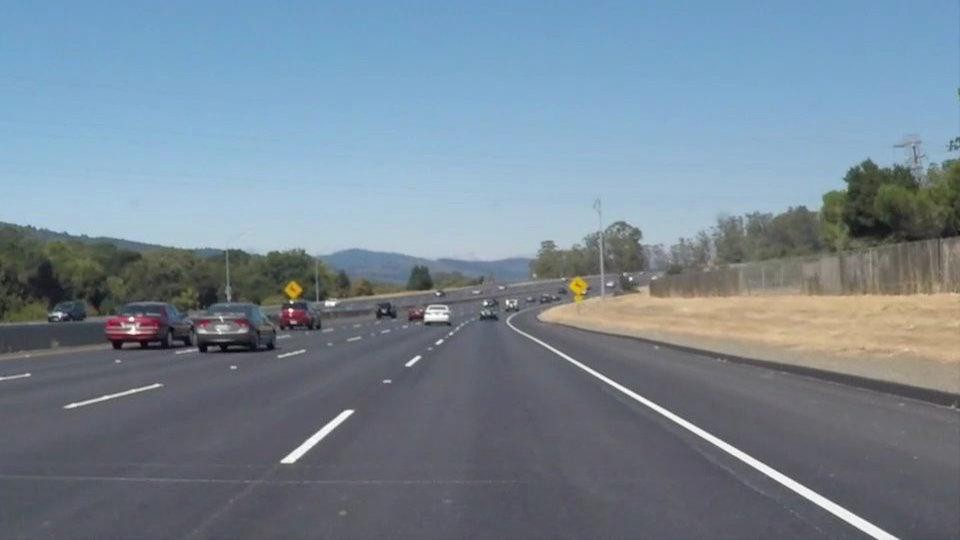
#> input picture image.jpeg, 960 x 540 px
$ jupyter execute LaneDetection.ipynb   (shell and % lines are left out)
#> lines starting #> are read from the running program, lines starting #| are printed output that depends on the picture; after the words box and inside, x2 and y2 are one past the last pixel; in counts of white or black regions, pixels touching at a corner belong together
[cell 1]
import matplotlib.pyplot as plt
import matplotlib.image as mpimg
import cv2

img = mpimg.imread('image.jpeg')
#> img is the input picture: shape (540, 960, 3); mean R, G, B 118.6, 134.5, 148.3
plt.figure(figsize=(10,8))
print("This image is:", type(img), 'with dimensions:', img.shape)
#| This image is: <class 'numpy.ndarray'> with dimensions: (540, 960, 3)
plt.imshow(img)
plt.show()

[cell 2]
def grayscale(img):
    return cv2.cvtColor(img, cv2.COLOR_RGB2GRAY)
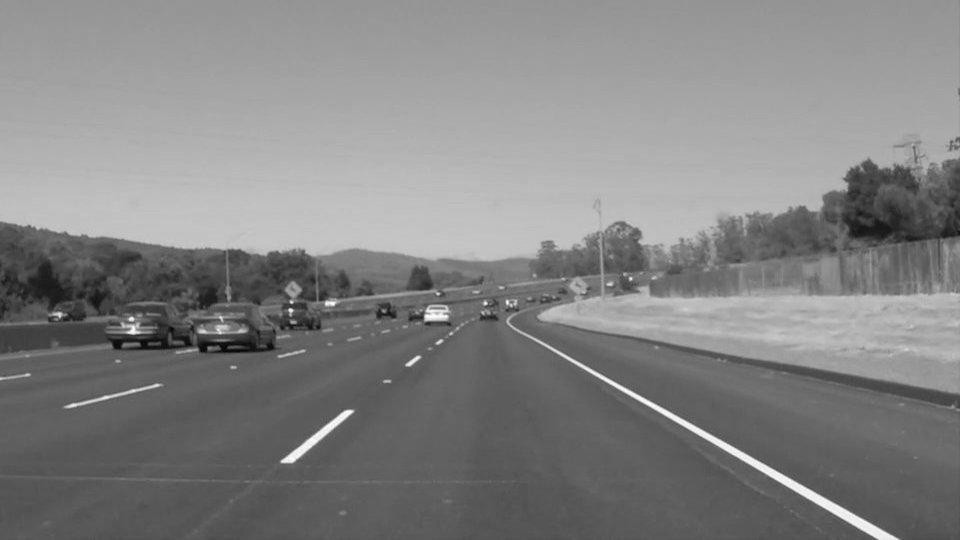
#> returned value: shape (540, 960); min 1, max 255, mean 131.3
gray = grayscale(img)
plt.figure(figsize=(10,8))
plt.imshow(gray, cmap='gray')
plt.show()

[cell 3]
def gaussian_blur(img, kernel_size):
#> called with kernel_size = 7
    return cv2.GaussianBlur(img, (kernel_size, kernel_size),0)
#how blurry we want
kernel_size = 7
blur_gray = gaussian_blur(gray, kernel_size)

plt.figure(figsize=(10,8))
plt.imshow(blur_gray, cmap='gray')
plt.show()

[cell 4]
def canny(img, low_threshold, high_threshold):
#> called with low_threshold = 50, high_threshold = 200
    return cv2.Canny(img, low_threshold, high_threshold)
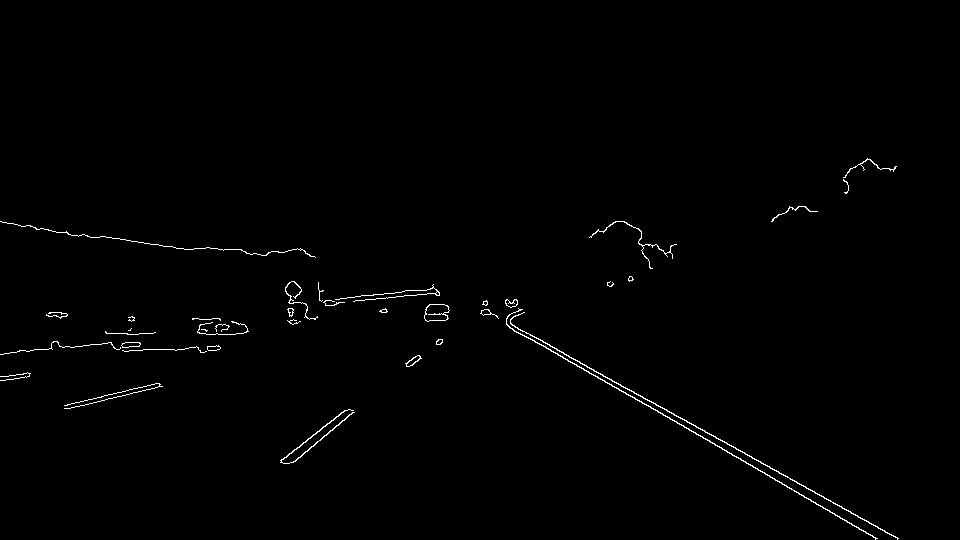
#> returned value: shape (540, 960); 0.74% white in thin lines or dots, all inside (x1, y1, x2, y2) = (0, 158, 899, 540)
low_threshold = 50
high_threshold = 200
edges = canny(blur_gray, low_threshold, high_threshold)

plt.figure(figsize=(10,8))
plt.imshow(edges, cmap='gray')
plt.show()

[cell 5]
import numpy as np
mask = np.zeros_like(img)

plt.figure(figsize=(10,8))
plt.imshow(mask, cmap='gray')
plt.show()
